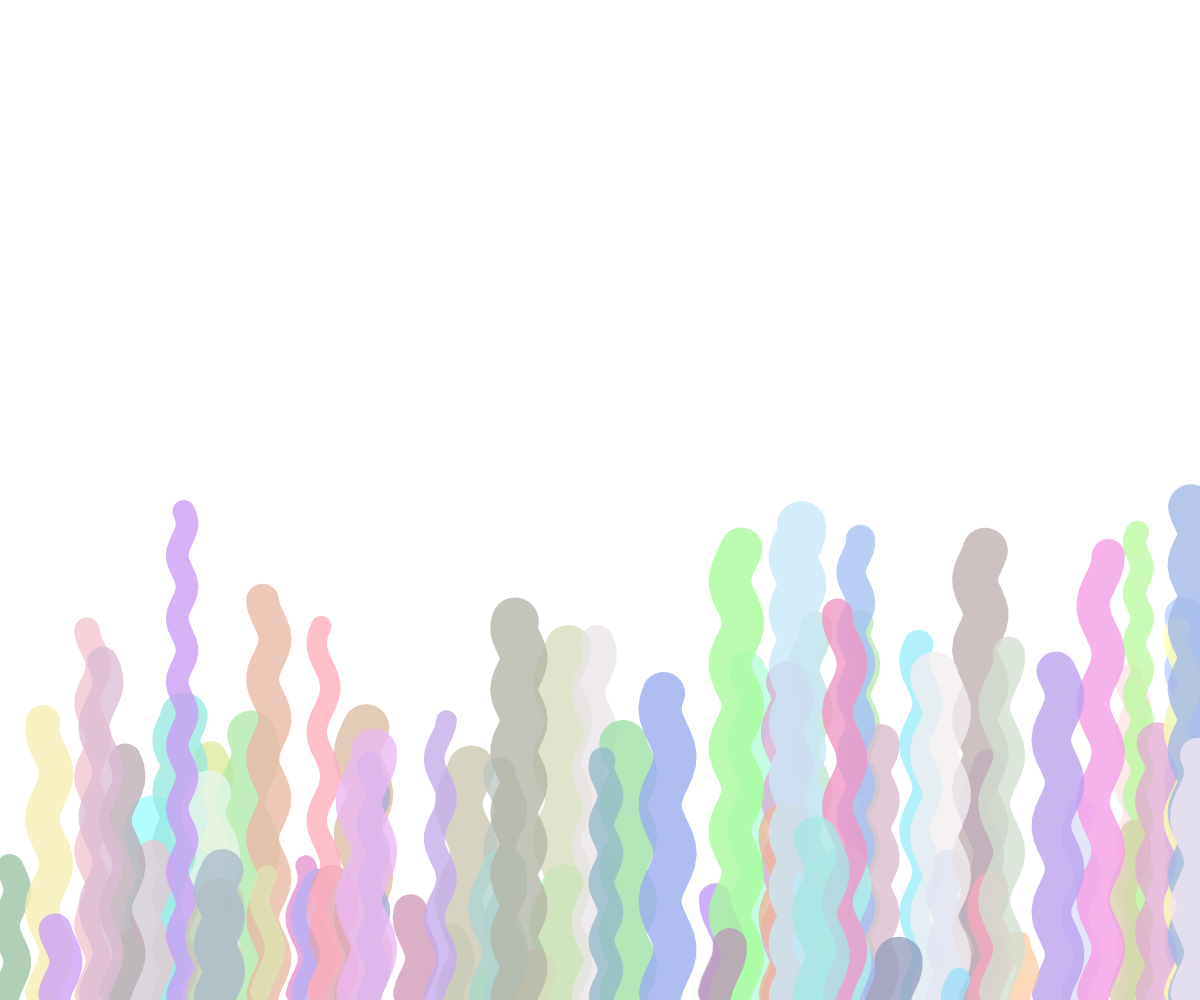
Frame 1 (no input)
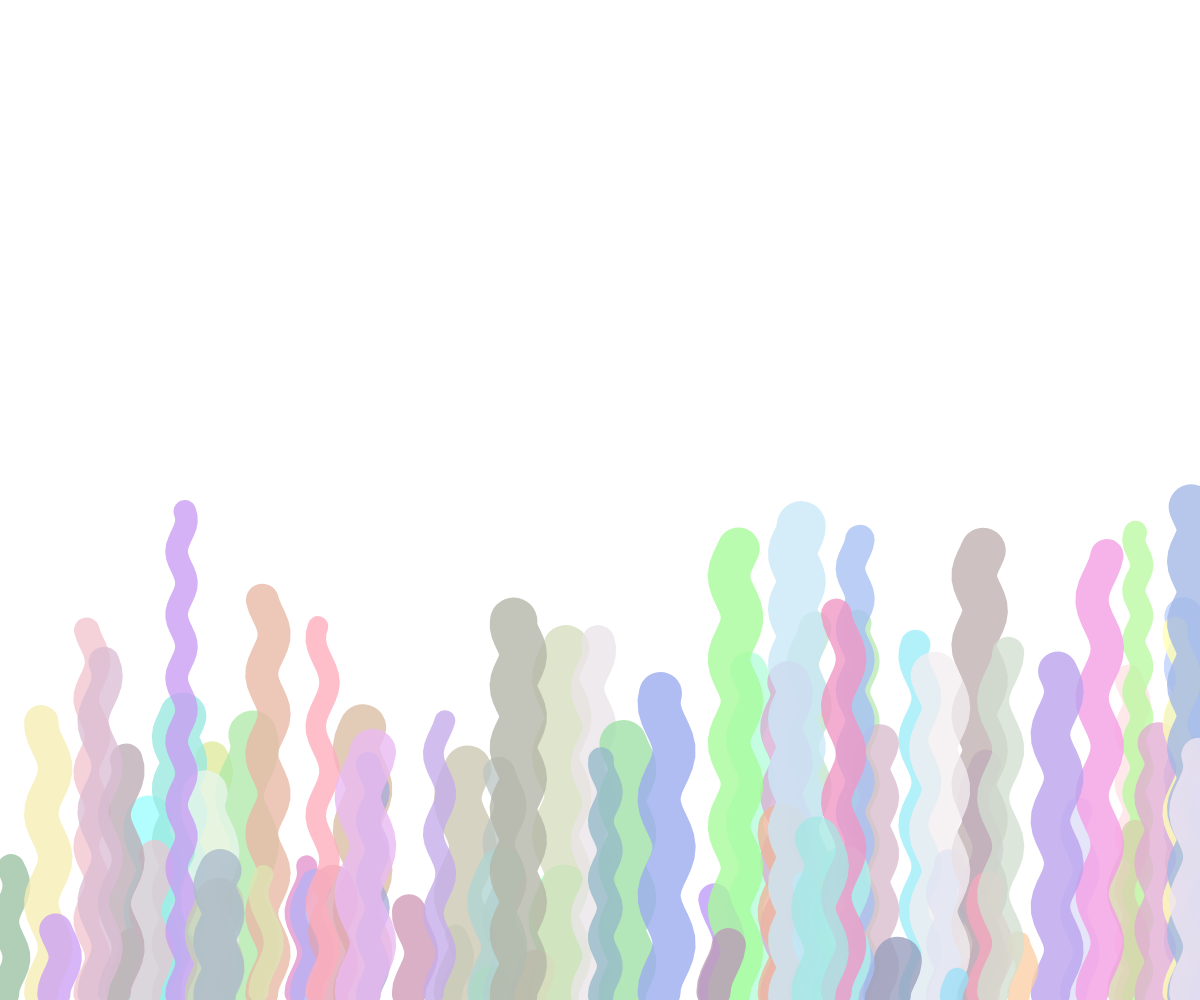
Frame 60 (no input)
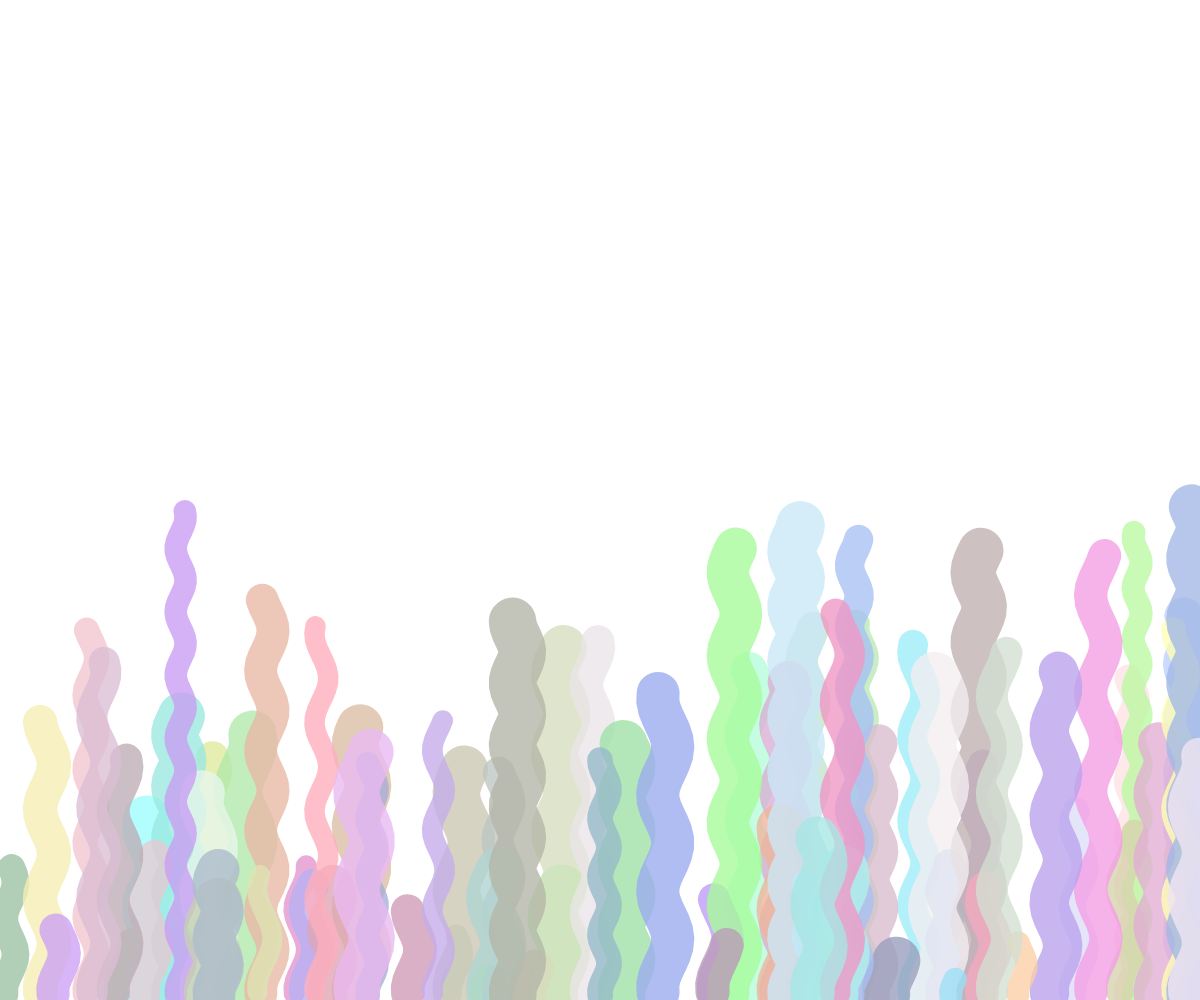
Frame 120 (the mouse pressed at the canvas centre since frame 60)

The p5.js sketch that drew these frames (run headless with seeded random() and noise() and a simulated clock; from frame 60 on, the mouse is pressed at the canvas centre):

// p5.js sketch
// ── sketch.js
function setup() { //初始設定函數，只會執行一次
  let canvas = createCanvas(windowWidth, windowHeight);
  canvas.style('pointer-events', 'none'); // 使畫布不攔截滑鼠事件
  generateSeaweeds(); // 生成海草資料
}

let seaweeds = [];

function generateSeaweeds() {
  for (let i = 0; i < 80; i++) { // 增加海草的數量
    let xBase = random(windowWidth); // 線條底部的 x 座標
    let yBase = windowHeight; // 線條底部的 y 座標
    let segmentLength = random(40, 80) / 10; // 每個枝節的長度
    let numSegments = int(random(4, (windowHeight / 2) / segmentLength)); // 枝節數量，確保不超過畫面中間
    let color = [random(150, 255), random(150, 255), random(150, 255), 200]; // 隨機亮色系顏色，並設置較高透明度
    let width = random(20, 50); // 增加隨機寬度
    seaweeds.push({ xBase, yBase, segmentLength, numSegments, color, width });
  }
}

function draw() {
  clear(); // 清除畫布，使背景透明
  blendMode(BLEND); // 設置 blend 模式
  
  for (let seaweed of seaweeds) {
    let { xBase, yBase, segmentLength, numSegments, color, width } = seaweed;
    stroke(color);
    strokeWeight(width);
    noFill(); // 不填充
    
    beginShape(); // 開始繪製形狀
    
    let x = xBase;
    let y = yBase;
    
    for (let i = 0; i < numSegments; i++) {
      let angle = sin(frameCount * 0.1 + i * 0.5) * 0.5; // 計算每個枝節的角度
      let xEnd = x + sin(angle) * segmentLength; // 使每個枝節左右搖晃
      let yEnd = y - segmentLength; // 每個枝節的 y 座標向上移動
      vertex(xEnd, yEnd); // 添加頂點
      x = xEnd;
      y = yEnd;
    }
    
    endShape(); // 結束繪製形狀
  }
}
